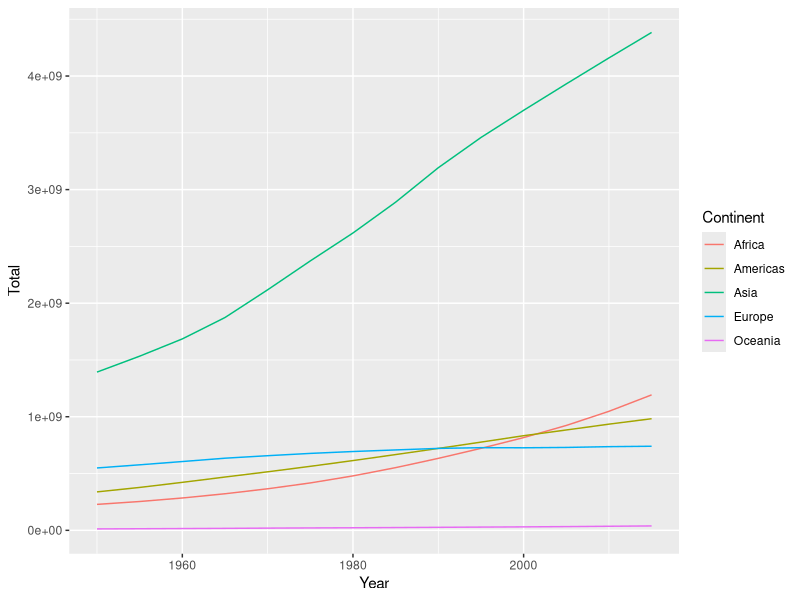
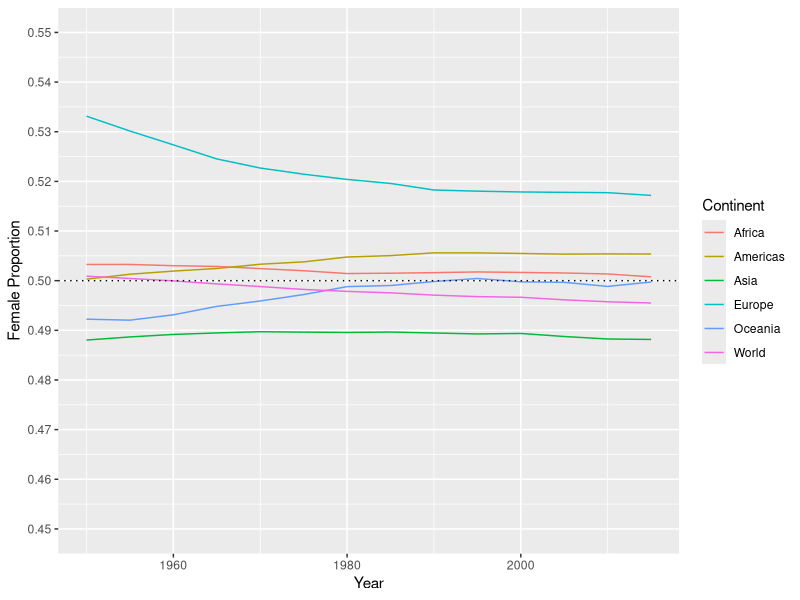

Recreate these plots in R, in order.
## ---- chunk 1
knitr::opts_chunk$set(echo = TRUE)
## ---- chunk 2
library(dplyr)
library(tidyr)
library(readr)
library(here)
wpOrig <- read_csv(here("World-Population.csv"))

glimpse(wpOrig)
## ---- chunk 3
wp <- wpOrig %>% 
  rename(Continent=continent, Country=Location, Year=Time) %>% 
  mutate(
    PopF = 1000*PopFemale,
    PopM = 1000*PopMale,
    PopT = PopF + PopM) %>% 
  select(-PopFemale, -PopMale) %>% 
  arrange(Continent, Country, Year, AgeGrpStart)

glimpse(wp)
## ---- chunk 4
ct <- wp %>% 
  # Add total for the world
  mutate(Continent = "World") %>% 
  rbind(wp) %>% 
  group_by(Continent, Year) %>% 
  summarise(TotF = sum(PopF), TotM = sum(PopM), Total = sum(PopT)) %>% 
  arrange(Continent, Year)
glimpse(ct)
## ---- chunk 5
library(ggplot2)
ct %>% filter(Continent != "World") %>% ggplot(aes(Year, Total, colour=Continent)) +  geom_line()
## ---- chunk 6
ctwide <-  ct %>% select(Continent, Year, Total) %>% spread(Continent, Total) 

# Use the kable from the knitr package
library(knitr)
ctwide %>%  kable()
## ---- chunk 7
ctwideB<- ct %>% 
  mutate(TotalB = paste(format(round(Total/1e9, 2), trim = TRUE), "B")) %>% 
  select(Continent, Year, TotalB) %>% spread(Continent, TotalB)

ctwideB %>%  kable()
## ---- chunk 8
ctprop <- ct %>% mutate(PropF = TotF/Total, PropM = TotM/Total)
## ---- chunk 9
library(ggplot2)
ctprop %>% ggplot(aes(Year, PropF, colour=Continent)) + geom_line() +
  geom_hline(yintercept = 0.5, lty=3) + scale_y_continuous(limits = c(.45, .55), 
  breaks = seq(0.45, .55, 0.01)) +  ylab("Female Proportion") 
## ---- chunk 10
ctwidePct <-  ctprop %>% 
  mutate(PctF = paste0(format(round(100*PropF, 1), trim = TRUE), "%")) %>%
  select(Continent, Year, PctF) %>% 
  spread(Continent, PctF)

ctwidePct %>%  kable()
## ---- chunk 11
sessionInfo()
